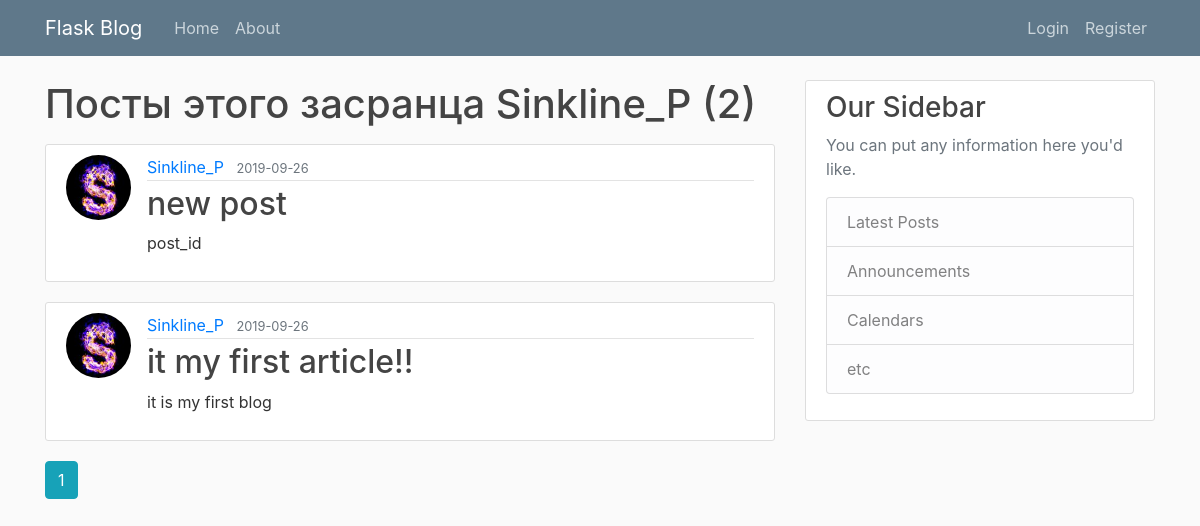
The app's page /user/Sinkline_P, older data.
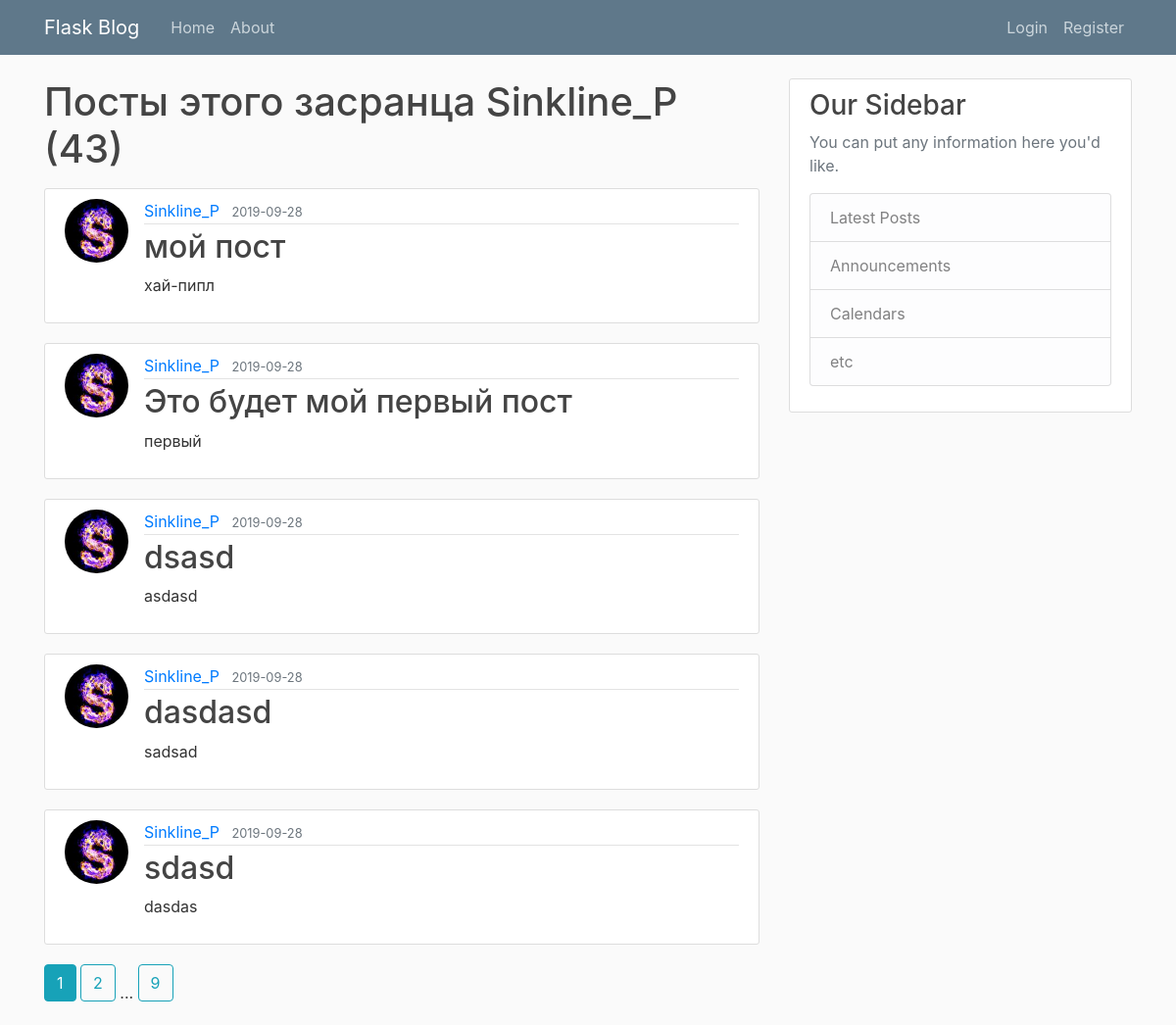
The same page, newer data.
### flaskblog/models.py (models this page shows, shortened)
class User(db.Model, UserMixin):
    id = db.Column(db.Integer, primary_key=True)
    username = db.Column(db.String(20), unique=True, nullable=False)
    email = db.Column(db.String(120), unique=True, nullable=False)
    image_file = db.Column(db.String(20), nullable=False, default='default.jpg')
    password = db.Column(db.String(60), nullable=False)
    posts = db.relationship('Post', backref='author', lazy=True)

class Post(db.Model):
    id = db.Column(db.Integer, primary_key=True)
    title = db.Column(db.String(100), nullable=False)
    date_posted = db.Column(db.DateTime, nullable=False, default=datetime.utcnow)
    content = db.Column(db.Text, nullable=False)
    user_id = db.Column(db.Integer, db.ForeignKey('user.id'), nullable=False)

### flaskblog/routes.py (the view)
@app.route("/user/<string:username>")
def user_posts(username):
    page = request.args.get('page', 1, type=int)
    user = User.query.filter_by(username=username).first_or_404()
    posts = Post.query.filter_by(author=user)\
        .order_by(Post.date_posted.desc())\
        .paginate(page=page, per_page=5)
    return render_template('user_posts.html', posts=posts, user=user)

### flaskblog/templates/user_posts.html
{% extends "layout.html" %}
{% block content %}
    <h1 class="mb-3">Посты этого засранца {{ user.username }} ({{ posts.total }})</h1>
    {% for post in posts.items %}
        <article class="media content-section">
          <img class="rounded-circle article-img" src="{{ url_for('static', filename='picture/' + post.author.image_file) }}">
          <div class="media-body">
            <div class="article-metadata">
              <a class="mr-2" href="{{ url_for('user_posts', username=post.author.username) }}">{{ post.author.username }}</a>
              <small class="text-muted">{{ post.date_posted.strftime('%Y-%m-%d') }}</small>
            </div>
            <h2><a class="article-title" href="{{ url_for('post', post_id=post.id) }}">{{ post.title }}</a></h2>
            <p class="article-content">{{ post.content }}</p>
          </div>
        </article>
    {% endfor %}
    {% for page_num in posts.iter_pages(left_edge=1, right_edge=1, left_current=1, right_current=2) %}
      {% if page_num %}
        {% if posts.page == page_num %}
          <a class="btn btn-info mb-4" href="{{ url_for('user_posts', username=user.username, page=page_num) }}">{{ page_num }}</a>
        {% else %}
          <a class="btn btn-outline-info mb-4" href="{{ url_for('user_posts', username=user.username, page=page_num) }}">{{ page_num }}</a>
        {% endif %}
      {% else %}
        ...
      {% endif %}
    {% endfor %}
{% endblock content %}

### flaskblog/templates/layout.html (shortened to what this page needs)
<!DOCTYPE html>
<html>
<head>
    <link rel="stylesheet" href="https://maxcdn.bootstrapcdn.com/bootstrap/4.0.0/css/bootstrap.min.css">
    <link rel="stylesheet" type="text/css" href="{{ url_for('static', filename='main.css') }}">
</head>
<body>
    <header class="site-header">
      <nav class="navbar navbar-expand-md navbar-dark bg-steel fixed-top">
        <div class="container">
          <a class="navbar-brand mr-4" href="/">Flask Blog</a>
          <div class="collapse navbar-collapse" id="navbarToggle">
            <div class="navbar-nav mr-auto">
              <a class="nav-item nav-link" href="{{ url_for('home') }}">Home</a>
              <a class="nav-item nav-link" href="{{ url_for('about') }}">About</a>
            </div>
            <div class="navbar-nav">
              {% if current_user.is_authenticated %}
                <a class="nav-item nav-link" href="{{ url_for('new_post') }}">New Post</a>
                <a class="nav-item nav-link" href="{{ url_for('account') }}">Account</a>
                <a class="nav-item nav-link" href="{{ url_for('logout') }}">Logout</a>
              {% else %}
                <a class="nav-item nav-link" href="{{ url_for('login') }}">Login</a>
                <a class="nav-item nav-link" href="{{ url_for('register') }}">Register</a>
              {% endif %}
            </div>
          </div>
        </div>
      </nav>
    </header>
    <main role="main" class="container">
      <div class="row">
        <div class="col-md-8">
          {% block content %}{% endblock %}
        </div>
        <div class="col-md-4">
          <div class="content-section">
            <h3>Our Sidebar</h3>
            <p class='text-muted'>You can put any information here you'd like.
              <ul class="list-group">
                <li class="list-group-item list-group-item-light">Latest Posts</li>
                <li class="list-group-item list-group-item-light">Announcements</li>
                <li class="list-group-item list-group-item-light">Calendars</li>
                <li class="list-group-item list-group-item-light">etc</li>
              </ul>
            </p>
          </div>
        </div>
      </div>
    </main>
</body>
</html>

### flaskblog/static/main.css (style rules this page uses)
body { background: #fafafa; color: #333333; margin-top: 5rem; }
h1, h2, h3, h4, h5, h6 { color: #444444; }
.bg-steel { background-color: #5f788a; }
.site-header .navbar-nav .nav-link { color: #cbd5db; }
.content-section { background: #ffffff; padding: 10px 20px; border: 1px solid #dddddd; border-radius: 3px; margin-bottom: 20px; }
.article-title { color: #444444; }
.article-content { white-space: pre-line; }
.article-img { height: 65px; width: 65px; margin-right: 16px; }
.article-metadata { padding-bottom: 1px; margin-bottom: 4px; border-bottom: 1px solid #e3e3e3 }

Row changes from the older to the newer data that the page shows:
no longer on this page (row unchanged): Post: image_file (picture), author.username "Sinkline_P", date_posted "2019-09-26", title "new post", content "post_id"
no longer on this page (row unchanged): Post: image_file (picture), author.username "Sinkline_P", date_posted "2019-09-26", title "it my first article!!", content "it is my first blog"
added Post: image_file (picture), author.username "Sinkline_P", date_posted "2019-09-28", title "мой пост", content "хай-пипл"
added Post: image_file (picture), author.username "Sinkline_P", date_posted "2019-09-28", title "Это будет мой первый пост", content "первый"
added Post: image_file (picture), author.username "Sinkline_P", date_posted "2019-09-28", title "dsasd", content "asdasd"
added Post: image_file (picture), author.username "Sinkline_P", date_posted "2019-09-28", title "dasdasd", content "sadsad"
added Post: image_file (picture), author.username "Sinkline_P", date_posted "2019-09-28", title "sdasd", content "dasdas"
Text that changed along with them:
{{ posts.total }}: "2" → "43"
new list line: "2"
new list line: "9"
